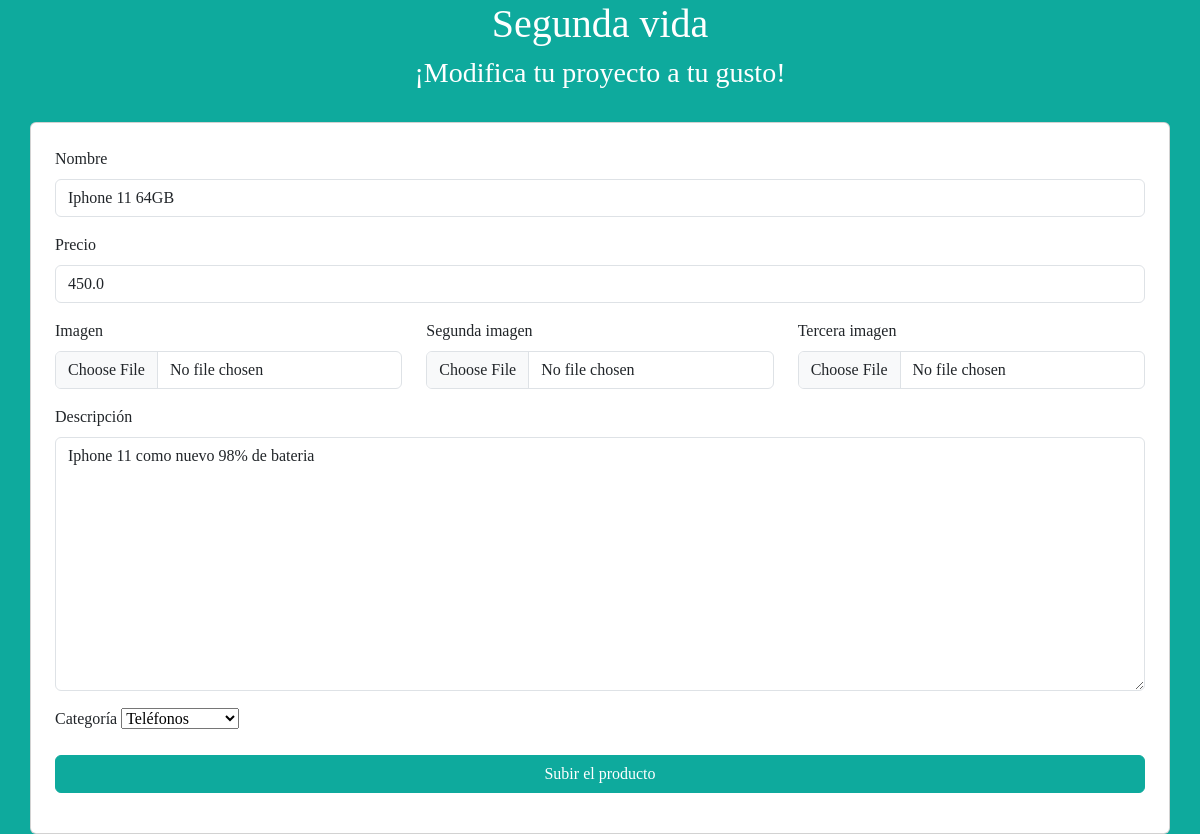
/product_update/14 (signed in), run on an earlier commit of the app's database.
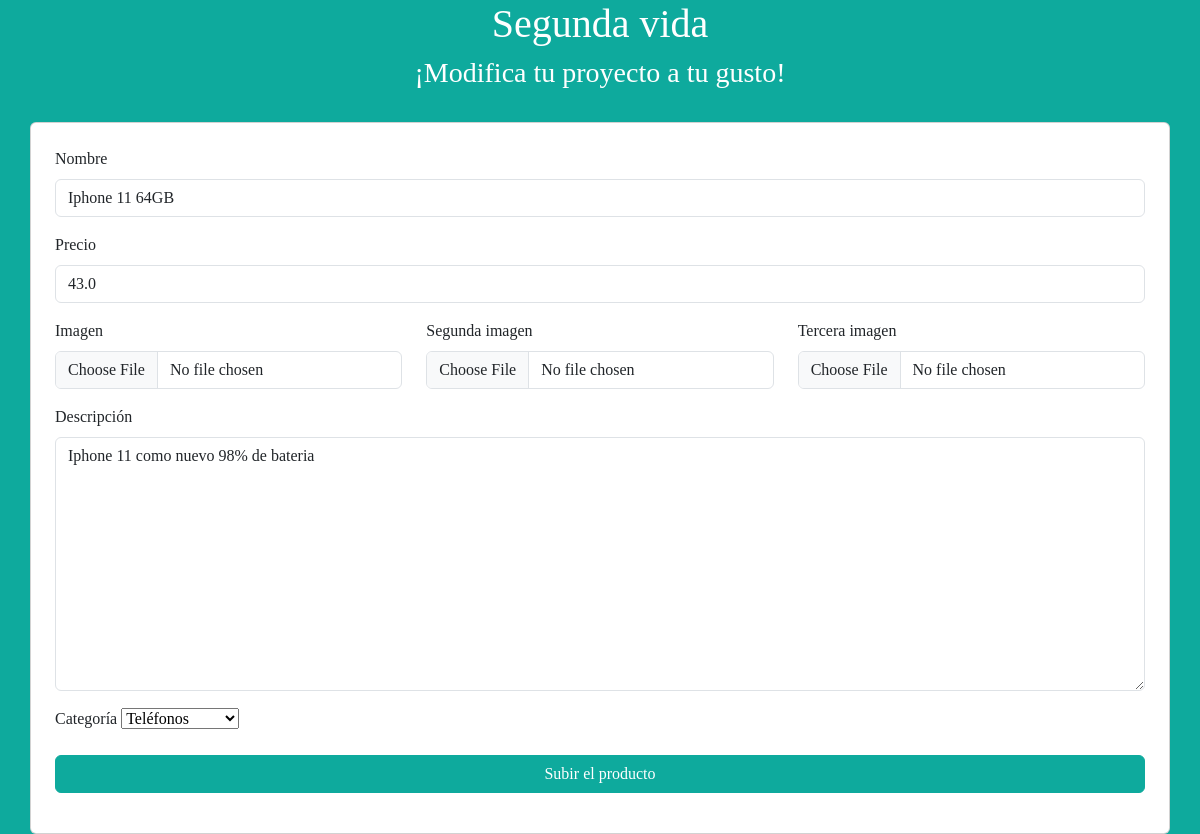
And on a later commit of the database.
### tfg_app/models.py (models this page shows, shortened)
class Producto(models.Model):
    id = models.IntegerField(primary_key=True)
    nombre = models.CharField(max_length = 100, null = True)
    descripcion = models.TextField(max_length=500)
    precio = models.FloatField()
    imagen = models.ImageField(upload_to="productos/", blank=True)
    imagen2 = models.ImageField(upload_to="productos/", blank=True)
    imagen3 = models.ImageField(upload_to="productos/" ,blank=True)
    user_id = models.ForeignKey(Perfil,related_name='productos', on_delete=models.CASCADE)
    categorias = models.ForeignKey(Categoria, on_delete=models.CASCADE)
    create_datetime = models.DateTimeField(auto_now_add = True)
    product_id = models.CharField(blank=True,null=True,max_length = 100)
    price_id = models.CharField(blank=True,null=True,max_length = 100)

### tfg_app/views.py (the view, shortened to what this page needs)
# urls.py: path('product_update/<pk>',ProductoUpdateView.as_view(), name='product_update'),
class ProductoUpdateView(LoginRequiredMixin, UpdateView):
    model = Producto
    template_name = 'producto_update.html'
    success_url = '/'
    form_class = ProductoForm
    def get(self, request: HttpRequest, *args: str, **kwargs: Any) -> HttpResponse:
        return super().get(request, *args, **kwargs)

### tfg_app/forms.py
class ProductoForm(forms.ModelForm):
    nombre = forms.CharField(widget=forms.TextInput(attrs={ 'class': 'form-control'}))
    precio = forms.CharField(widget=forms.NumberInput(attrs={ 'class': 'form-control'}))
    imagen = forms.ImageField(widget=forms.FileInput(attrs={'class': 'form-control'}))
    imagen2 = forms.ImageField(required=False,widget=forms.FileInput(attrs={'class': 'form-control'}))
    imagen3 = forms.ImageField(required=False,widget=forms.FileInput(attrs={'class': 'form-control'}))
    categorias = forms.ModelChoiceField(queryset=Categoria.objects.all(),widget=forms.Select(attrs={'class': 'form-control'}))
    descripcion = forms.CharField(widget=forms.Textarea(attrs={'class': 'form-control'}),required=False)
    class Meta:
        model = Producto
        fields = ("nombre", 'precio', 'imagen', 'imagen2', 'imagen3', 'categorias', 'descripcion')
    categorias = forms.ModelChoiceField(
        queryset=Categoria.objects.all(),
        required=False,
        widget=forms.Select
    )

### tfg_app/models.py (called while the page is built)
    def __str__(self) -> str:
        return self.nombre

### tfg_app/templates/producto_update.html (shortened to what this page needs)
{% load static %}
{% include 'base.html' %}
<!DOCTYPE html>
<html lang="en">
<head>
</head>
<body class="d-flex justify-content-center align-items-center bg-primary">
    <div class="container">
    <div class="col">
        <div class="row text-center">
            <h1>Segunda vida</h1>
            <h3>¡Modifica tu proyecto a tu gusto!</h3>
        </div>
        <br>
    <div class="row">
        <div class="card p-4">
            <form method="post" action="{% url 'product_update' pk=object.pk%}" id="register-form"  enctype="multipart/form-data">
                <div class="mb-3">
                    <label for="nombre" class="form-label">Nombre</label>
                    {{form.nombre}}
                </div>
                <div class="mb-3">
                    <label for="precio" class="form-label">Precio</label>
                    {{form.precio}}
                </div>
                <div class="row mb-3">
                    <div class="col-md-4">
                        <label for="imagen" class="form-label">Imagen</label>
                        {{form.imagen}}
                    </div>
                    <div class="col-md-4">
                        <label for="imagen2" class="form-label">Segunda imagen</label>
                        {{form.imagen2}}
                    </div>
                    <div class="col-md-4">
                        <label for="imagen3" class="form-label">Tercera imagen</label>
                        {{form.imagen3}}
                    </div>
                </div>
                <div class="mb-3">
                    <label for="descripcion" class="form-label">Descripción</label>
                    {{form.descripcion}}
                </div>
                <div class="mb-3">
                    <label for="categoria" class="form-label">Categoría</label>
                    {{form.categorias}}
                </div>
                <button type="submit" class="btn btn-primary w-100">Subir el producto</button>
            </form>
        </div>
    </div>
</div>
</div>
</body>
</html>

What changed in the data, as far as the page shows it:
changed Producto "Iphone 11 64GB": precio "450.0" → "43.0"
